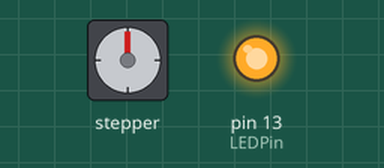
Simulated run of this sketch. Board: Arduino Uno, built with avr-gcc and run on an emulated ATmega328P. Parts: stepper motor, output pins drawn as LEDs (lit = HIGH). Stepper angles assume 4096 steps per turn; what the sketch prints to the serial monitor is not drawn.

Above: at 0.1 s.
At 4.56 s:
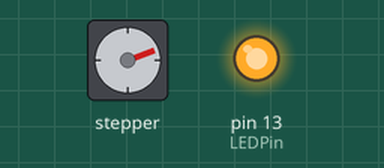
At 9.37 s:
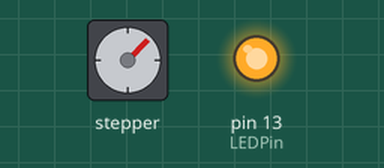
At 18.86 s:
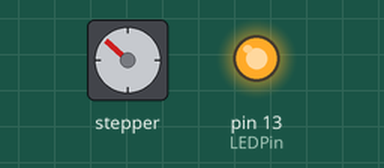
Timing chart, 0 to 20.8 s (numbered marks = the images above):
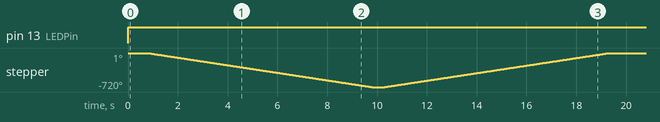

Measured:
- by itself, pin 13 (LEDPin): LOW → HIGH at 0.00 s
- by itself, stepper: turns 720° counter-clockwise in 9.0 s, then 720° clockwise in 9.0 s

The sketch:

water_overflow.ino
```cpp
#include <Unistep2.h>
Unistep2 stepper(8, 9, 10, 11, 4096, 1000);// IN1, IN2, IN3, IN4, 總step數, 每步的延遲(in micros)

#define WaterDetPin A0
#define ThdCtlPin A5
#define LEDPin 13
int water_over = 0;
int ALL_stop = 0;
int turn_back = 0;
// #define BuzzerPin = 4;

// int duration = 200; // 200 miliseconds

// #define DO 264
// #define RE 297
// #define MI 330
// #define FA 352666

// int melody[] = {
//   DO, RE, MI, FA
// };

void setup() {
  Serial.begin(9600);
  pinMode(LEDPin, OUTPUT);
  pinMode(WaterDetPin, INPUT_PULLUP);
  pinMode(ThdCtlPin, INPUT_PULLUP);
  digitalWrite(LEDPin, LOW);
}

void checkStateChange() {
  int waterState = analogRead(WaterDetPin);
  int sensVal = analogRead(ThdCtlPin);
  sensVal = (sensVal - 28)*40;
  Serial.print(waterState);
  Serial.print("/");
  Serial.println(sensVal);

  if (waterState < sensVal) {
    digitalWrite(LEDPin, HIGH);
    // for (int thisNote = 0; thisNote < 4; thisNote++) {
    //  // tone(BuzzerPin, melody[thisNote], duration);
    //  delay(300);
    // }
    water_over = 1;
  } else {
    digitalWrite(LEDPin, LOW);
  }
  delay(300);
}

void loop() {
  if (water_over == 0){checkStateChange();}
  else if (turn_back == 0){
    stepper.run();
    if ( stepper.stepsToGo() == 0 ){ // 如果stepsToGo=0，表示步進馬達已轉完應走的step了
      delay(500);
      stepper.move(-2*4096);
      //stepper.move(2*4096ul);
      turn_back = 1;
      //ALL_stop = 1;
    }
  }
  else if (ALL_stop == 0){
    stepper.run();
    if ( stepper.stepsToGo() == 0 ){ // 如果stepsToGo=0，表示步進馬達已轉完應走的step了
      delay(500);
      stepper.move(2*4096);
      ALL_stop = 1;
    }
  }
  if ( stepper.stepsToGo() != 0 ){stepper.run();}
  else if (ALL_stop){Serial.println("stop");delay(10*60*1000ul);}

}
```
